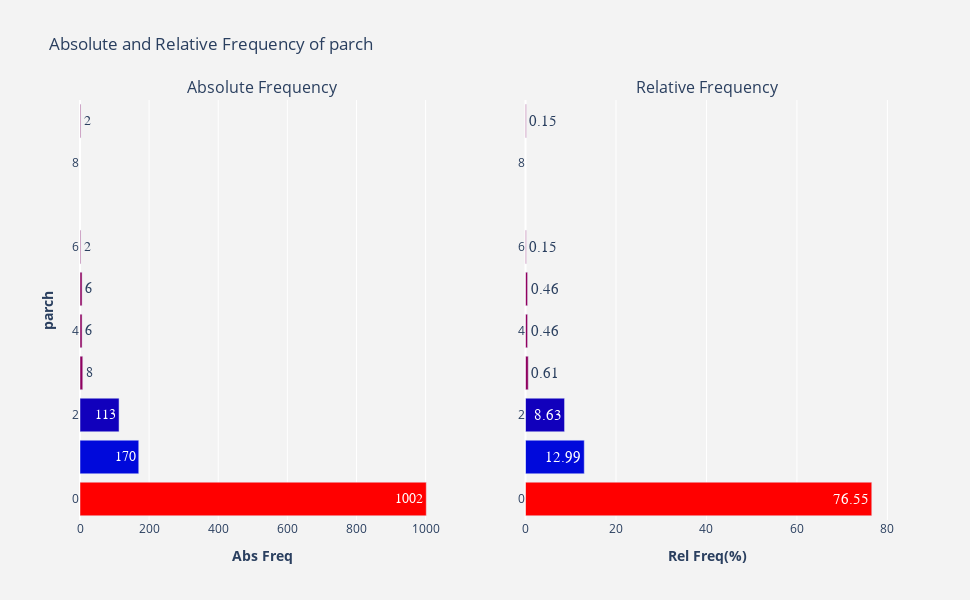

The notebook cell this image was saved under:
### Code cell
plotFrequency(df.parch)

### Figure 1 — Plotly figure (JSON) as saved in the notebook; plotly's stock layout.template omitted (floating-point values rounded to 4 significant figures)
{"data": [{"hoverinfo": "x+y", "marker": {"color": [1002, 170, 113, 8, 6, 6, 2, 2], "colorscale": [[0, "rgb(150,0,90)"], [0.125, "rgb(0,0,200)"], [0.25, "rgb(0,25,255)"], [0.375, "rgb(0,152,255)"], [0.5, "rgb(44,255,150)"], [0.625, "rgb(151,255,0)"], [0.75, "rgb(255,234,0)"], [0.875, "rgb(255,111,0)"], [1, "rgb(255,0,0)"]]}, "name": "Abs Freq", "orientation": "h", "text": [1002, 170, 113, 8, 6, 6, 2, 2], "textfont": {"family": "sans serif", "size": 14}, "textposition": "auto", "type": "bar", "x": [1002, 170, 113, 8, 6, 6, 2, 2], "xaxis": "x", "y": [0, 1, 2, 3, 4, 5, 6, 9], "yaxis": "y"}, {"hoverinfo": "x+y", "marker": {"color": [76.55, 12.99, 8.63, 0.61, 0.46, 0.46, 0.15, 0.15], "colorscale": [[0, "rgb(150,0,90)"], [0.125, "rgb(0,0,200)"], [0.25, "rgb(0,25,255)"], [0.375, "rgb(0,152,255)"], [0.5, "rgb(44,255,150)"], [0.625, "rgb(151,255,0)"], [0.75, "rgb(255,234,0)"], [0.875, "rgb(255,111,0)"], [1, "rgb(255,0,0)"]]}, "name": "Rel Freq(%)", "orientation": "h", "text": [76.55, 12.99, 8.63, 0.61, 0.46, 0.46, 0.15, 0.15], "textfont": {"family": "sans serif", "size": 15}, "textposition": "auto", "type": "bar", "x": [76.55, 12.99, 8.63, 0.61, 0.46, 0.46, 0.15, 0.15], "xaxis": "x2", "y": [0, 1, 2, 3, 4, 5, 6, 9], "yaxis": "y2"}], "layout": {"annotations": [{"font": {"size": 16}, "showarrow": false, "text": "Absolute Frequency", "x": 0.225, "xanchor": "center", "xref": "paper", "y": 1, "yanchor": "bottom", "yref": "paper"}, {"font": {"size": 16}, "showarrow": false, "text": "Relative Frequency", "x": 0.775, "xanchor": "center", "xref": "paper", "y": 1, "yanchor": "bottom", "yref": "paper"}], "height": 600, "hovermode": "closest", "paper_bgcolor": "rgb(243, 243, 243)", "plot_bgcolor": "rgb(243, 243, 243)", "showlegend": false, "title": {"text": "Absolute and Relative Frequency of parch"}, "width": 970, "xaxis": {"anchor": "y", "domain": [0, 0.45], "title": {"text": "<b>Abs Freq</b>"}}, "xaxis2": {"anchor": "y2", "domain": [0.55, 1], "title": {"text": "<b>Rel Freq(%)</b>"}}, "yaxis": {"anchor": "x", "domain": [0, 1], "title": {"text": "<b>parch</b>"}}, "yaxis2": {"anchor": "x2", "domain": [0, 1]}}}
